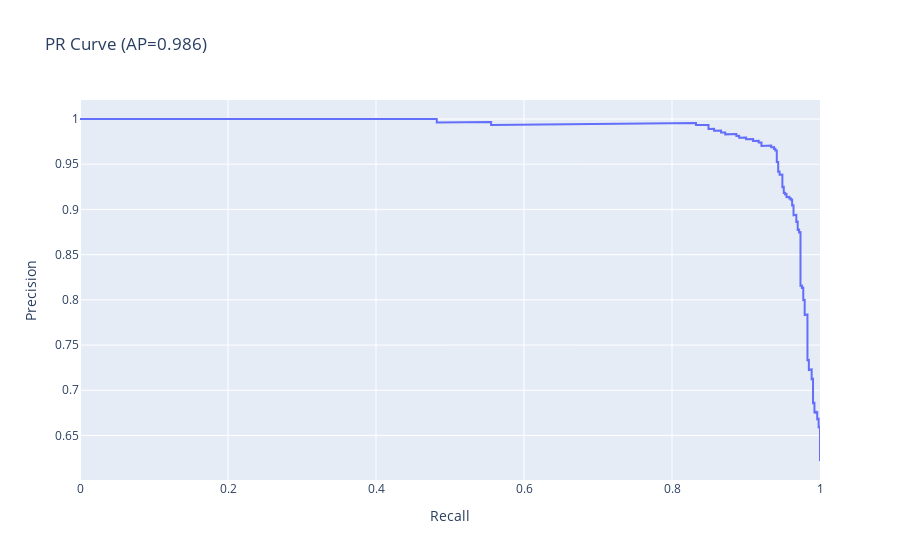

This figure's notebook cell:
### Code cell
fig = go.Figure()
fig.add_trace(go.Scatter(x=recall, y=precision, mode='lines', name='PR curve'))
fig.update_layout(xaxis_title='Recall', yaxis_title='Precision', title=f'PR Curve (AP={avg_prec:.3f})')
fig.show()

### Figure 1 — Plotly figure (JSON) as saved in the notebook; plotly's stock layout.template omitted (floating-point values rounded to 4 significant figures; data arrays with more than 128 entries replaced by an {"elided": "..."} marker saying what was removed)
{"data": [{"mode": "lines", "name": "PR curve", "type": "scatter", "x": {"elided": "855 float values"}, "y": {"elided": "855 float values"}}], "layout": {"title": {"text": "PR Curve (AP=0.986)"}, "xaxis": {"title": {"text": "Recall"}}, "yaxis": {"title": {"text": "Precision"}}}}
